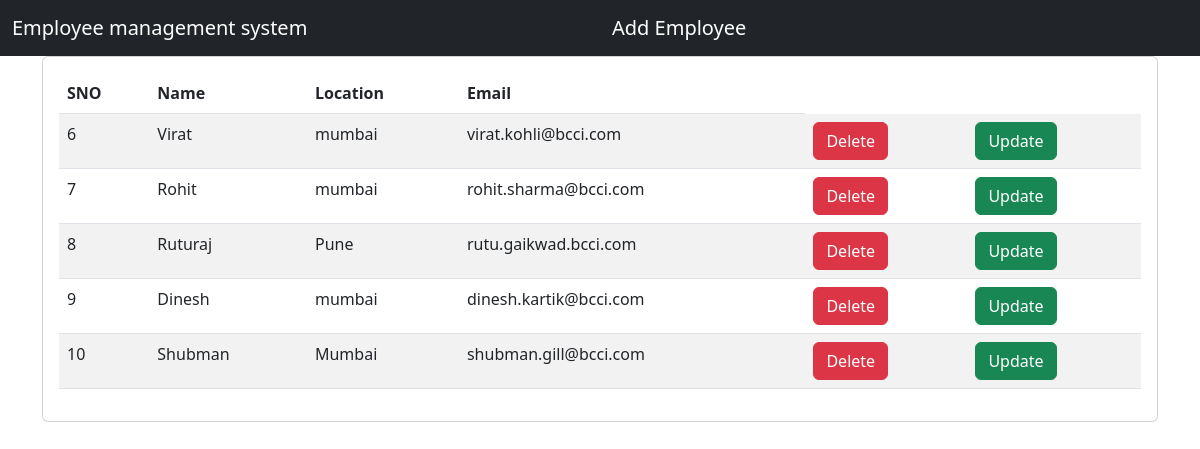
The page / on the database its author committed.
### Crudassignment/models.py (models this page shows, shortened)
class Emp(models.Model):
    ename = models.CharField(max_length=50)
    elocation = models.CharField(max_length=50)
    email = models.EmailField()
    class meta:
        db_table = "Emp"

### Crudassignment/views.py (the view)
# urls.py: 2. Add a URL to urlpatterns:  path('', views.home, name='home')
def home(request):
    empdata = Emp.objects.all()
    return render(request,'home.html',{'empdata':empdata})

### Crudassignment/templates/home.html (shortened to what this page needs)
<!DOCTYPE html>
<html lang="en">
<head>
  <link href="https://cdn.jsdelivr.net/npm/bootstrap@5.3.0/dist/css/bootstrap.min.css" rel="stylesheet">
</head>
<body>
  <nav class="navbar navbar-expand-sm bg-dark navbar-dark">
    <div class="container-fluid">
      <a class="navbar-brand" href="/">Employee management system</a></div>
      <div class="container-fluid"><a style="text-align: left;" class="navbar-brand" href="/Addemp">Add Employee</a>
    </div>
  </nav>
  {% block firstbit %}
  <div class="container">
    <div class="row">
      <div class="col-md-12">
        <div class="card">
          <div class="card-body">
              <table class="table table-striped">
              <thead>
                <tr>
                  <th>SNO</th>
                  <th>Name</th>
                  <th>Location</th>
                  <th>Email</th>
                </tr>
              </thead>
              <tbody>
                {%for emp in empdata%}
                <tr>
                <td>{{emp.id}}</td>
                <td>{{emp.ename}}</td>
                <td>{{emp.elocation}}</td>
                <td>{{emp.email}}</td>
                <td><a href="/delete/{{emp.id}}" class="btn btn-danger md-sm">Delete</a></td>
                <td><a href="/update/{{emp.id}}" class="btn btn-success md-sm">Update</a></td>
                </tr>
                {%endfor%}
              </tbody>
            </table>
          </div>
        </div>
      </div>
    </div>
  </div>
  {% endblock %}
</body>
</html>

### rows shown on the page
Emp: id "6", ename "Virat", elocation "mumbai", email "virat.kohli@bcci.com"
Emp: id "7", ename "Rohit", elocation "mumbai", email "rohit.sharma@bcci.com"
Emp: id "8", ename "Ruturaj", elocation "Pune", email "rutu.gaikwad.bcci.com"
Emp: id "9", ename "Dinesh", elocation "mumbai", email "dinesh.kartik@bcci.com"
Emp: id "10", ename "Shubman", elocation "Mumbai", email "shubman.gill@bcci.com"
